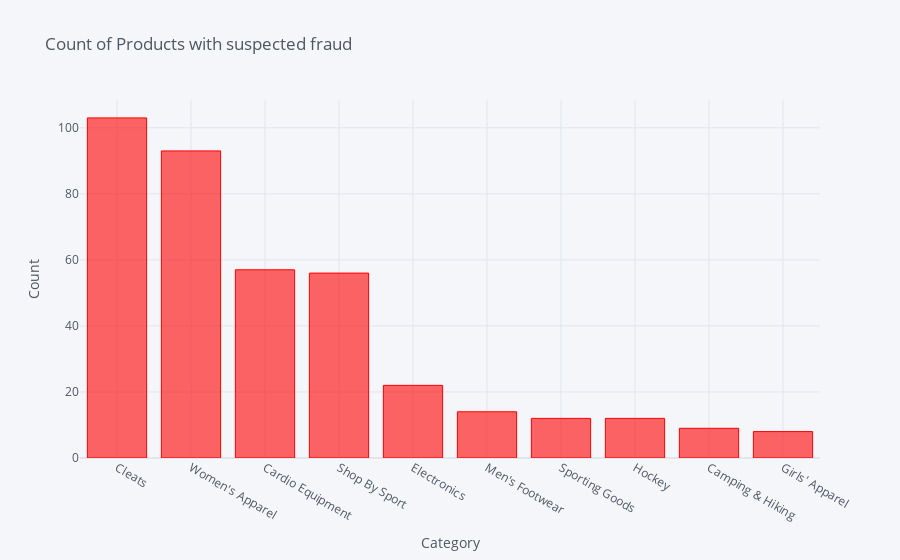

Notebook source saved alongside this figure:
### Code cell
plt.style.use("dark_background")
temp = fraud_region['Category Name'].value_counts().nlargest(10)
temp.iplot(kind='bar', xTitle = 'Category', yTitle = "Count", title = 'Count of Products with suspected fraud', color = '#FF0000')

### Figure 1 — Plotly figure (JSON) as saved in the notebook; plotly's stock layout.template omitted (floating-point values rounded to 4 significant figures)
{"data": [{"marker": {"color": "rgba(255, 0, 0, 0.6)", "line": {"color": "rgba(255, 0, 0, 1.0)", "width": 1}}, "name": "Category Name", "orientation": "v", "text": "", "x": ["Cleats", "Women's Apparel", "Cardio Equipment", "Shop By Sport", "Electronics", "Men's Footwear", "Sporting Goods", "Hockey", "Camping & Hiking", "Girls' Apparel"], "y": [103, 93, 57, 56, 22, 14, 12, 12, 9, 8], "type": "bar"}], "layout": {"legend": {"bgcolor": "#F5F6F9", "font": {"color": "#4D5663"}}, "paper_bgcolor": "#F5F6F9", "plot_bgcolor": "#F5F6F9", "title": {"font": {"color": "#4D5663"}, "text": "Count of Products with suspected fraud"}, "xaxis": {"gridcolor": "#E1E5ED", "showgrid": true, "tickfont": {"color": "#4D5663"}, "title": {"font": {"color": "#4D5663"}, "text": "Category"}, "zerolinecolor": "#E1E5ED"}, "yaxis": {"gridcolor": "#E1E5ED", "showgrid": true, "tickfont": {"color": "#4D5663"}, "title": {"font": {"color": "#4D5663"}, "text": "Count"}, "zerolinecolor": "#E1E5ED"}}}
